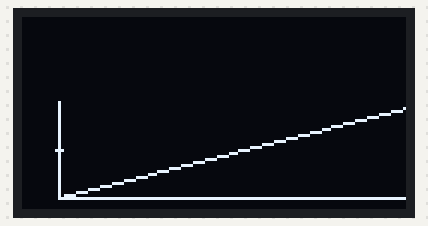
This sketch was run on a simulated Arduino Uno, built with avr-gcc and run on an emulated ATmega328P. Shown: 128×64 one-colour display.

Above: at 0.1 s.

The sketch:

DrawPixels.ino
```cpp
// Include the display library
#include <U8glib.h>

// Create new SSD1306 IC2 display with 128x64 resolution
U8GLIB_SSD1306_128X64 oled(U8G_I2C_OPT_NONE);

void setup() {

}

void loop() {

  // Refresh picture
  oled.firstPage();
  do
  {
    draw();
  } while (oled.nextPage());


}
void draw(){

  // Draw pixels - point(x,y)
  oled.drawPixel(11, 44);
  oled.drawPixel(13, 44);

  // Draw lines - line(start-x, start-y, end-x, end-y)
  oled.drawLine(12, 28, 12, 60);
  oled.drawLine(12, 60, 128, 60);
  oled.drawLine(12, 60, 128, 30);

}
```
